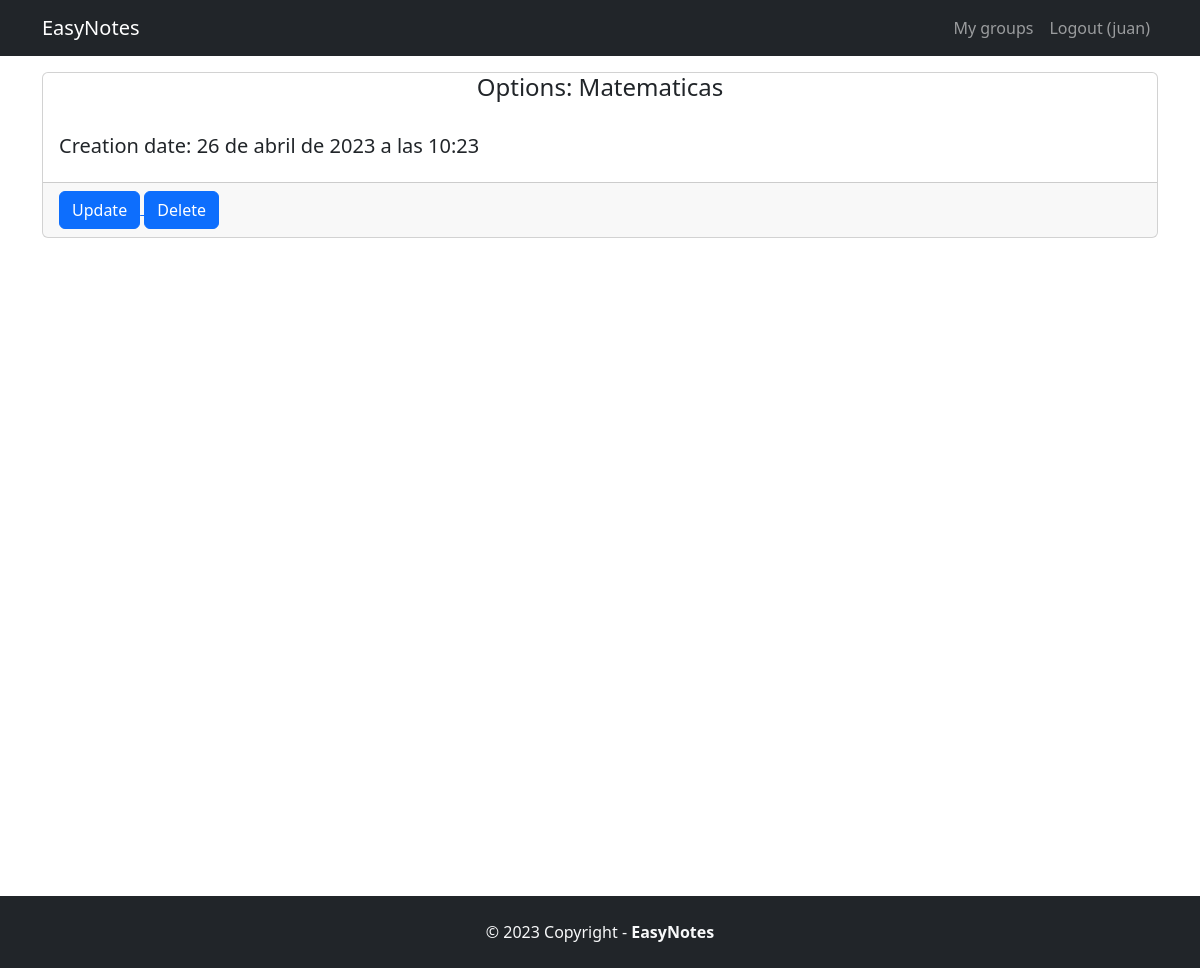
Page /app/options/1/groups (signed in) on the earlier database version.
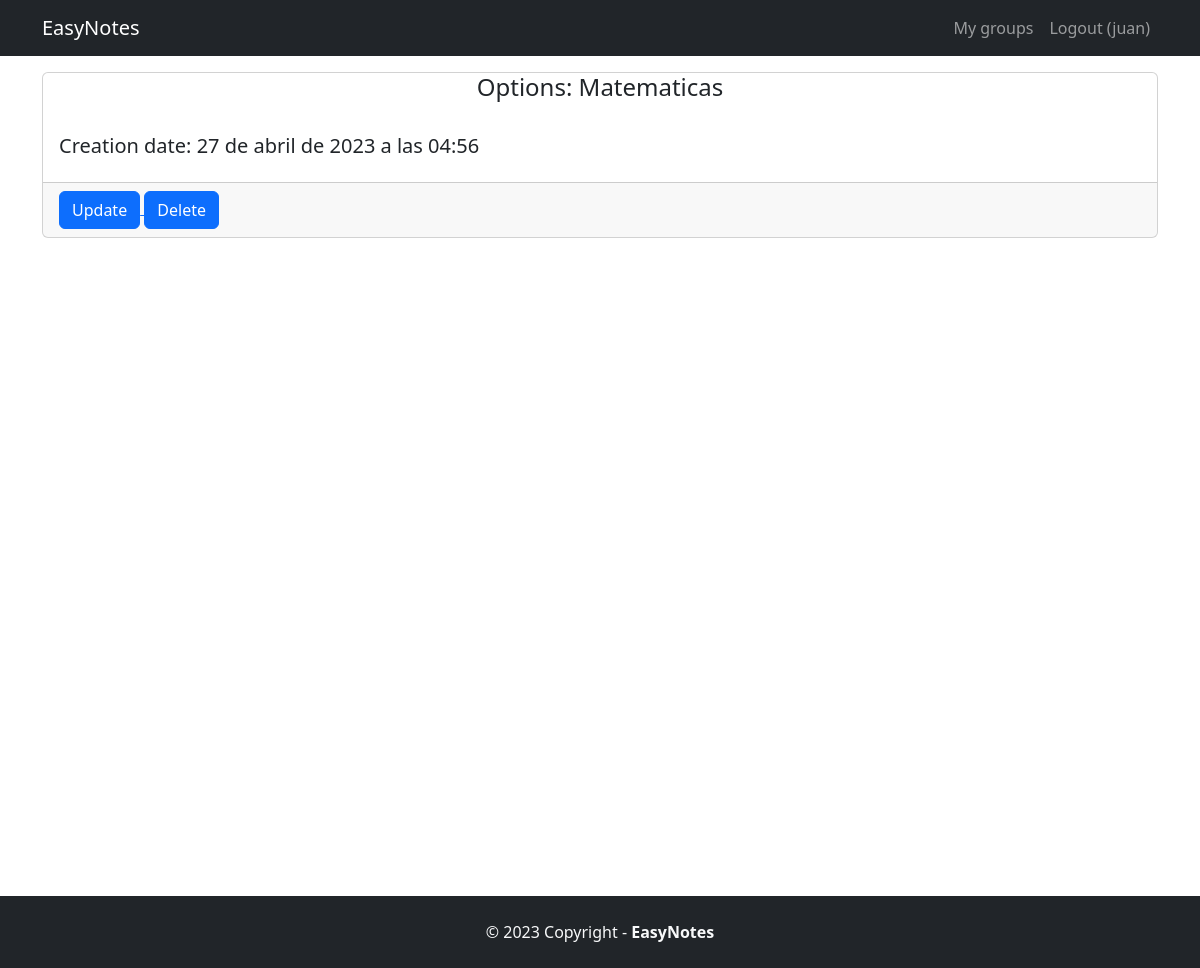
Same page on the later database version.
### AppLogic/models.py (models this page shows)
class MyGroups(models.Model):
    title = models.CharField(max_length=100)
    user = models.ForeignKey(User, null=True,on_delete=models.CASCADE)
    creation_date = models.DateTimeField(auto_now_add=True)

### AppLogic/views.py (the view)
# urls.py: path('options/<int:object_id>/<str:op>', views.AdvOpt, name='options'),
@login_required
def AdvOpt(request, object_id, op):
    if op =="groups":
         object = get_object_or_404(MyGroups,pk=object_id)
    elif op=="notes":
        object = get_object_or_404(Transcripciones,pk=object_id)
    return render(request, 'advancedOptions.html',{'object':object, 'op': op})

### AppLogic/templates/advancedOptions.html
{% extends 'base.html' %}
{% block content %}
<div class="container">
    <div class="card">
        <div class="card-title">
        <h4 class="card-title" align="center">Options: {{ object.title }}</h4>
        </div>
        <div class="card-body">
            <h5>Creation date: {{ object.creation_date }}</h5>
        </div>
        <div class="card-footer">
                <a href="{% url 'update' object_id=object.id op=op %}">
                    <button type="button" class="btn btn-primary">
                        Update
                    </button>
                </a>
                <a href="{% url 'delete' object_id=object.id op=op %}">
                    <button type="button" class="btn btn-primary">
                        Delete
                    </button>
                </a>
            </div>
    </div>
</div>
{% endblock content %}

### EasyNotes/templates/base.html (shortened to what this page needs)
{% load static %}
<!doctype html>
<html lang="es">
    <head>
        <link href="https://cdn.jsdelivr.net/npm/bootstrap@5.3.0-alpha2/dist/css/bootstrap.min.css" rel="stylesheet">
        <link type='text/css' href='{% static "css/base.css"%}' rel='stylesheet'>
    </head>
    <body id="body">
        <nav class="navbar navbar-expand-lg navbar-dark bg-dark mb-3" >
            <div class="container">
                <a class="navbar-brand" href="{% url 'home' %}">
                    EasyNotes
                </a>
                <div class="collapse navbar-collapse" id="navbarNavAltMarkup">
                    <div class="navbar-nav ms-auto">
                        {% if user.is_authenticated %}
                        <a class="nav-link" href="{% url 'groups' %}">My groups</a>
                        <a class="nav-link" href="{% url 'logoutaccount' %}">
                            Logout ({{ user.username }})
                        </a>
                        {% else %}
                        <a class="nav-link" href="{% url 'loginaccount' %}">Login</a>
                        <a class="nav-link" href="{% url 'signupaccount' %}">
                            Sign Up
                        </a>
                        {% endif %}
                    </div>
                </div>
            </div>
        </nav>
        <div id="div-content">
            {% block content %}
            {% endblock content %}
        </div>
        <footer class="text-center text-lg-start bg-dark text-light mt-4" id="footer">
            <div class="text-center p-4">
                © 2023 Copyright -
                <a class="text-reset fw-bold text-decoration-none"
                    target="_blank">
                    EasyNotes
                </a>
            </div>
        </footer>
    </body>
</html>

### static/css/base.css (style rules this page uses)
#body { min-height: 100vh; }
#footer { min-height:50px; }
#body { display:flex; flex-direction:column; }
#div-content { flex:1; }
#div-content { min-height: 100vh; margin: 0; padding: 0; }

Differences in the rows shown:
changed MyGroups "Matematicas": creation_date "26 de abril de 2023 a las 10:23" → "27 de abril de 2023 a las 04:56"
